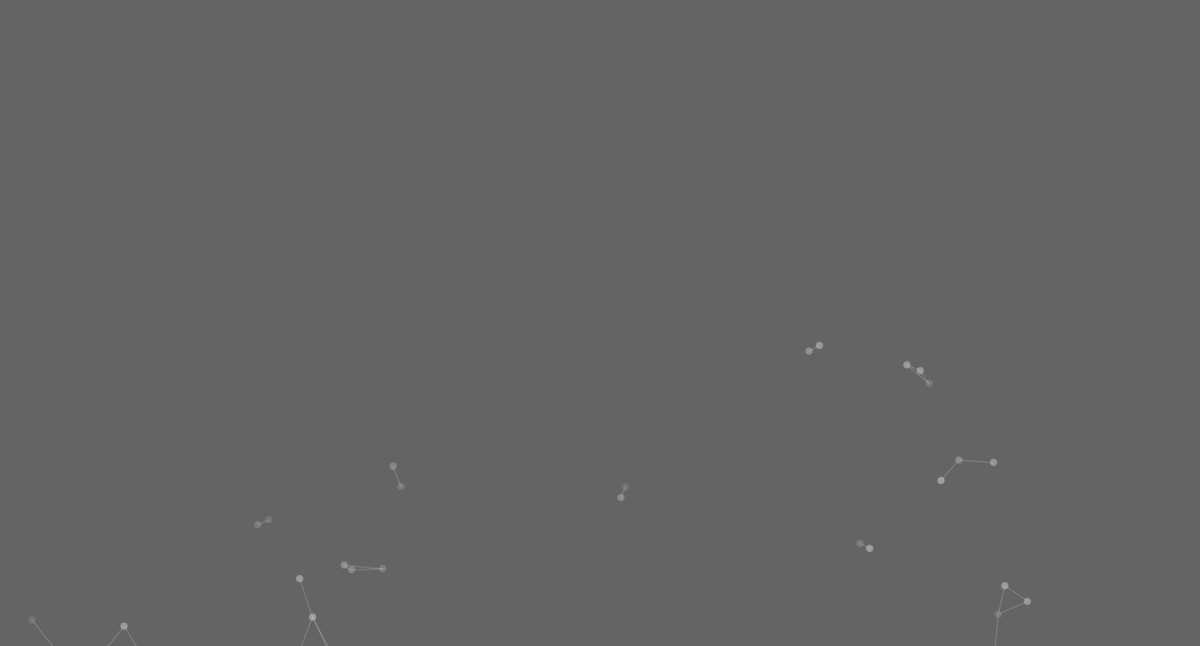
Frame 1 (no input)
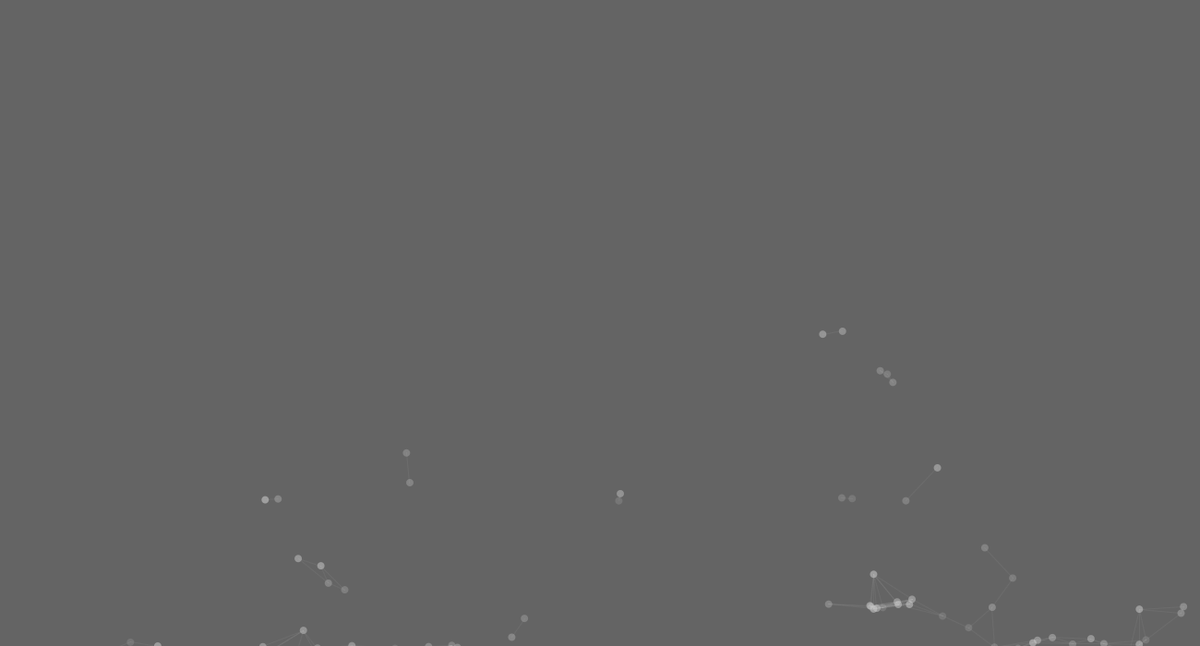
Frame 60 (the mouse pressed at the canvas centre just before this capture)
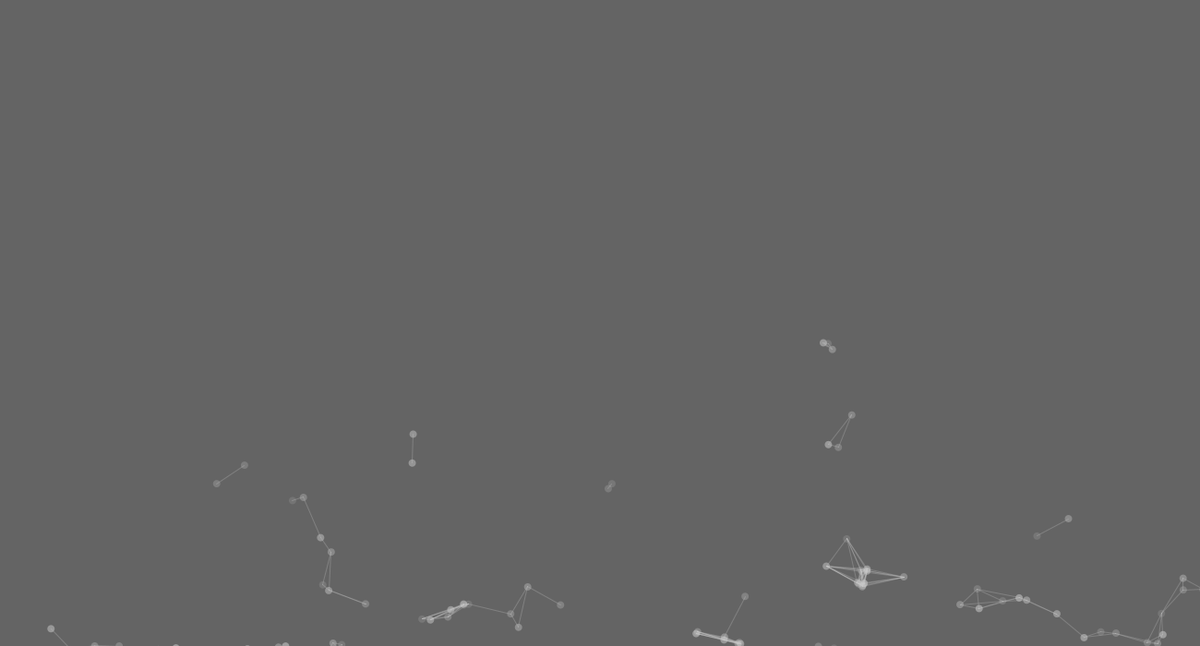
Frame 120 (the mouse held since frame 60 and released just before this capture)

The Processing sketch that drew these frames (run headless with seeded random() and noise(); from frame 60 on, the mouse is pressed at the canvas centre):

// Processing sketch: processing_78039
// ── processing_78039.pde

float x,y,vx,vy,rad,drag;
Particle p;
Particle[] ps;
//array




void setup()
{
  size(1300, 700);
  x = random(width);
  y = random(height);
  vx = random(-1,1);
  vy = random(-1,1);
  rad = 10;
  drag = .97;
  ellipseMode(CENTER);
  noStroke();
  smooth();
  
  //instantiate or construct the class
  p = new Particle();
  //construct array as well
  ps = new Particle[100];
  
  //fill the array with particle objects...
  for(int i = 0; i < ps.length; i++)
  {
    ps[i] = new Particle();
    
  }
  
}




void draw()
{
  background(100);
  
  fill(100); //solo ellipse
  x+=vx;
  y+=vy;
  vx+=noise(x*.01,y*.01,frameCount*.01)-.5;    //change frequency by changing decimals
  vy+=noise(frameCount*.01,x*.01,y*.01)-.5;
  vx*=drag;
  vy*=drag;
  
  //keeps object in bounds
  //left bound
  if(x < -rad)
  {
    x = width + rad;
  }
  
  //right
  if(x > width+rad)
 {
   x = -rad;
 }
 
 //top
 if(y < -rad)
 {
   y = height+rad;
 }
 
 //bottom
 if(y > height+rad)
 {
   y = -rad;
 }
  
  pushMatrix();
  translate(x,y);
  ellipse(0,0,rad,rad);
  popMatrix();
  
  p.update(); //calls particle 'p' to update
  p.display();
  noStroke();
  for(int i = 0; i < ps.length; i++)
  {
    ps[i].update();
  }
  

  stroke(200,random(0,100)); //lines
  for(int i = 0; i < ps.length; i++)
  {
    //creat inline cariables to track the info we need.
    float x1 = ps[i].x;
    float y1 = ps[i].y;
    
    //check positions of all the others...
    for(int j = i+1; j < ps.length; j++)
    {
    float x2 = ps[j].x;
    float y2 = ps[j].y;
    //calculate distance between 2 particles
    if(dist(x1,y1,x2,y2) < 50)
    {
      ps[i].connected = true;
      ps[j].connected = true;
      line(x1,y1,x2,y2);
    }
    
   }

  }
  noStroke();
  for(int i = 0; i < ps.length; i++)
  {
    ps[i].display();
  }
    
  
} //end of draw

void mouseReleased()
{
  for(int i = 0; i < ps.length; i++)
  {
    ps[i].reset();
  }
  
  
}


class Particle
{
  //local to the class, will not conflict with global variables
  float x,y,vx,vy,rad,drag;
  boolean connected;
  
  //constructor function
  //name must match class name and is CASE SENSITIVE
   Particle()
  {
    x = random(width);
    y = random(height);
    vx = random(-1,1);
    vy = random(-1,1);
    rad = 8;
    drag = .80;
    connected = false;
  }
  
  void update()
  {
  
  connected = false;  
  x+=vx;
  y+=vy;
  vx+=noise(x*.01,y*.01,frameCount*.01)-.5;
  vy+=noise(frameCount*.01,x*.01,y*.01)-.5;
  vx*=drag;
  vy*=drag;
  

  //left bound
  if(x < -rad)
  {
    x = width + rad;
  }
  
  //right
  if(x > width+rad)
 {
   x = -rad;
 }
 
 //top
 if(y < height/2)
 {
   y = height+rad;
 }
 
 //bottom
 if(y > height+rad)
 {
   y = height;
 }
 
 } //end of update function
  
  
  void display()
  {
    if(connected)
    {
     fill(200, random(40,150)); //fill and transparency
    }
    else
    {
     fill(0, 0);
    }
   
    pushMatrix();
    translate(x,y);
    ellipse(0,0,rad,rad);
    popMatrix();
    
  }
  
  void reset()
  {
    x = mouseX+random(-10,10);
    y = mouseY+random(-10,10);
    
  }
  
  
}
